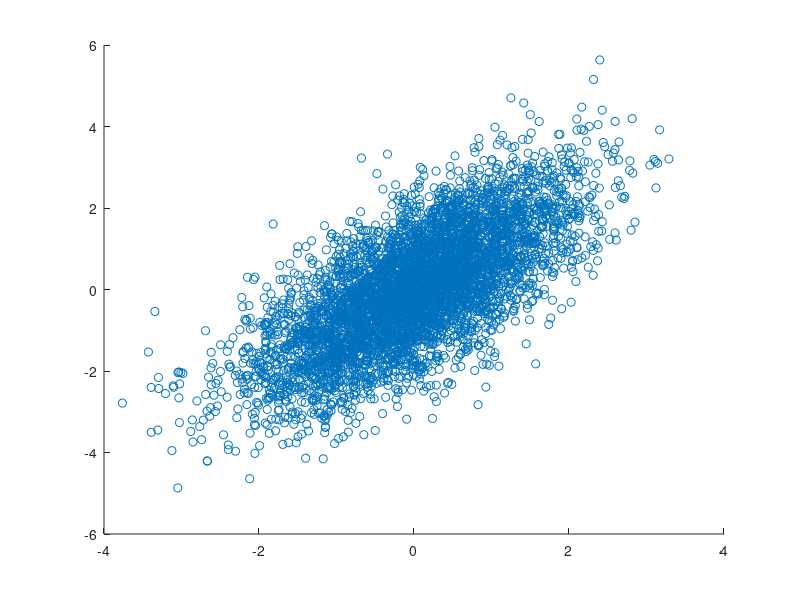

This chart was generated by the following MATLAB code:
% This is an example for illustrating missing at random (MAR).
% This example comes from Example 3 in the comments of the paper 
% [Rubin, Donald B. "Inference and missing data." Biometrika 63.3 (1976):
% 581-592.]


rng('default');
% Generate data
N = 5000;
mu = [0 0];
Sigma = [1 1; 1 2]; R = chol(Sigma);
X = repmat(mu,N,1) + randn(N,2)*R;

% corrcoef(X)
% ans =
% 
%    1.000000000000000   0.707920397423750
%    0.707920397423750   1.000000000000000

% Plot
scatter(X(:,1), X(:,2))

% MAR: remove yi if xi > 0
I = find(X(:, 1) > 0); 
% NOT MAR: remove yi if yi > 0
%I = find(X(:, 2) > 0); 
X_obs = X(I,:);
M = length(X_obs)

% maximum likelihood estimator
mu1 = sum(X(:,1)) / N
sq_sigma1 = sum((X(:,1)-mu1).^2) / N
p = polyfit(X_obs(:,1), X_obs(:,2), 1);
mu2 = p(2)+p(1)*mu1
sigma12 = p(1)*sq_sigma1
sq_sigma_mis = sum((X_obs(:,2)-p(2)-p(1)*X_obs(:,1)).^2) / M
sq_sigma2 = sq_sigma_mis + (sigma12^2/sq_sigma1)
p_coeff = sigma12/(sqrt(sq_sigma2*sq_sigma1))

% variance is very high when N = 50